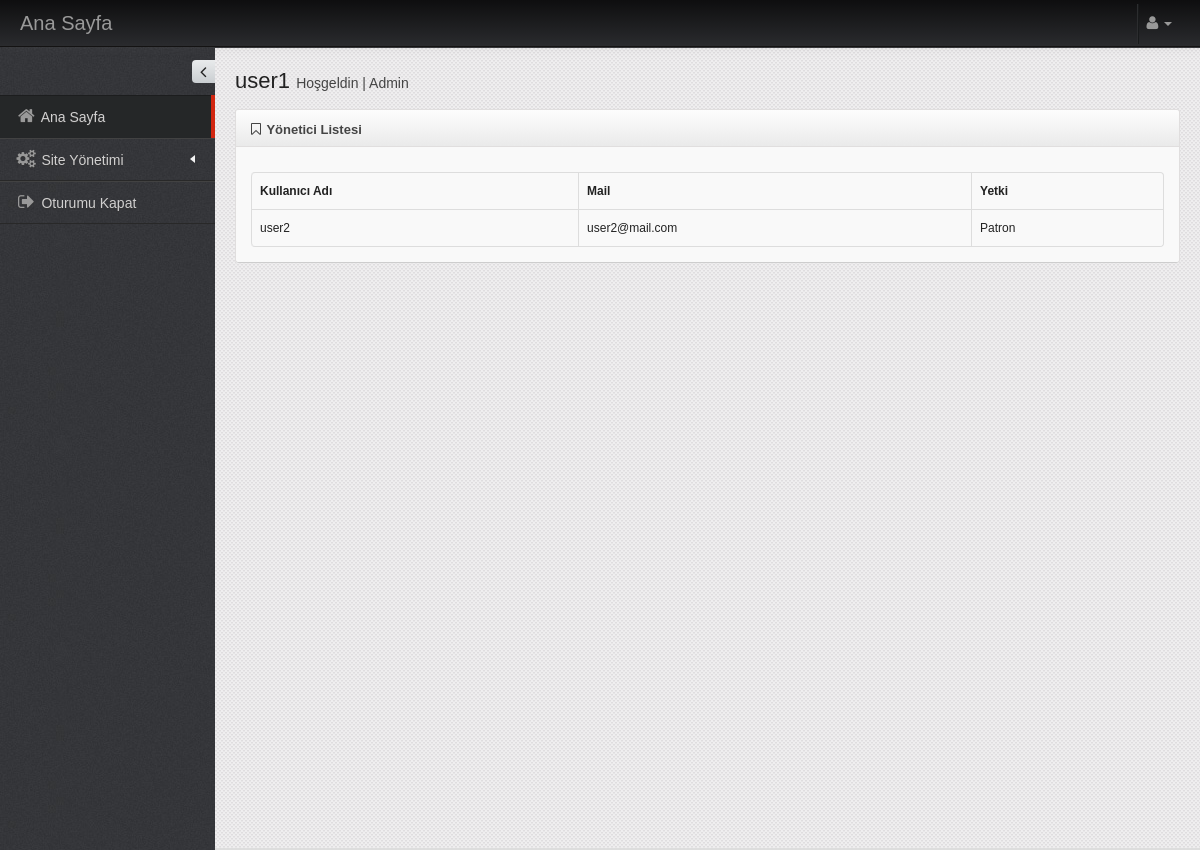
/yonetici.php (signed in), run on the app's committed database.
### tables this page shows
CREATE TABLE `user` (
  `id` int(11) NOT NULL,
  `kullanici` varchar(50) NOT NULL,
  `mail` varchar(100) NOT NULL,
  `sifre` varchar(150) NOT NULL,
  `yetki` varchar(50) NOT NULL
);

### yonetici.php (the view, shortened to what this page needs)
<?php
	include("include/config.php");
	if(empty($_SESSION["kullanici"])){
		header("Refresh: 0; url= index.php");
	}else if(!strcmp("Admin", $_SESSION['yetki'])){
?>
<!DOCTYPE html>
 <html lang="tr">
	<head>
		<link href="assets/plugins/bootstrap/css/bootstrap.min.css" rel="stylesheet" />
		<link href="assets/plugins/bootstrap/css/bootstrap-responsive.min.css" rel="stylesheet" />
		<link href="assets/plugins/font-awesome/css/font-awesome.css" rel="stylesheet" />
		<link href="assets/css/style.css" rel="stylesheet" />
		<link href="assets/css/style-responsive.css" rel="stylesheet" />
		<link href="assets/css/themes/default.css" rel="stylesheet" id="style_color" />
		<link href="assets/plugins/uniform/css/uniform.default.css" rel="stylesheet" type="text/css" />
		<link href="#" rel="stylesheet" id="style_metro" />
		<link href="assets/plugins/fancybox/source/jquery.fancybox.css" rel="stylesheet" rel="stylesheet" type="text/css" />
		<link href="assets/plugins/gritter/css/jquery.gritter.css" rel="stylesheet" type="text/css" />
		<link href="assets/plugins/bootstrap-daterangepicker/daterangepicker.css" rel="stylesheet" type="text/css" />
		<link href="assets/plugins/fullcalendar/fullcalendar/bootstrap-fullcalendar.css" rel="stylesheet" type="text/css"  />
		<link href="assets/plugins/jqvmap/jqvmap/jqvmap.css" media="screen" rel="stylesheet" type="text/css" />
	</head>
	<body class="fixed-top">
		<?php include("header.php") ;?>
		<div id="container" class="row-fluid">
			<?php include("menu.php") ;?>
		</div>
		<div id="body">
			<div class="container-fluid">
				<div class="row-fluid">
						<div class="span12">
							<h3 class="page-title">
								<?php echo $_SESSION['kullanici']; ?> <small>Hoşgeldin | <?php echo $_SESSION['yetki']; ?></small>
							</h3>
						</div>
				</div>
				<div id="page" class="dashboard">
					<div class="row-fluid">
						<div class="span12">
							<div class="widget box light-grey">
								<div class="widget-title">
									<h4><i class="icon-bookmark-empty"></i> Yönetici Listesi</h4>
								</div>
								<div class="widget-body">
									<table class="table table-striped table-bordered table-hover" id="sample_1" style="font-size:12px;">
										<thead>
											<tr>
												<th>Kullanıcı Adı</th>
												<th>Mail</th>
												<th>Yetki</th>
											</tr>
										</thead>
										<tbody>
											<?php
											$selectUser = "SELECT * FROM user WHERE yetki='Patron'";
											$rUser = $conn->query($selectUser);
											if (mysqli_num_rows($rUser)>0){
												while ($row = $rUser->fetch_array(MYSQLI_NUM)) {
													echo '<tr class="odd gradeX"><td>'.$row[1].'</td>
														<td>'.$row[2].'</td>
														<td>'.$row[4].'</td>';
												}
											}
											?>
										</tbody>
									</table>
								</div>
							</div>
						</div>
					</div>
				</div>
			</div>
		</div>
	</body>
</html>
<?php
	}else{
		header("Refresh: 0; url= dashboard.php");
	}
?>

### assets/css/style.css (style rules this page uses)
body { color: #000; font-family: 'Arial'; padding: 0px !important; margin: 0px !important; font-size:13px; }
[class^="icon-"], [class*=" icon-"],[class^="icon-"]:hover, [class*=" icon-"]:hover { background: none !important; }
h3 small, h small, h5 small { color: #444; }
h1, h2, h3, h4, h5, h6 { font-weight: normal; }
.page-title { font-size: 22px; display: block; font-weight: normal !important; margin: 13px 0px 8px 0px; }
.page-title small { font-size: 14px; }
.fixed-top #container { margin-top: 48px; }
#body { margin-top: 0px; margin-left: 215px; min-height: 800px; background: #f7f7f7 url("../img/body-bg.png"); border-bottom: 2px solid #ddd; }
.widget-body .table { padding-bottom: 0px !important; margin-bottom: 0px !important; }
.widget { background: none repeat scroll 0 0 #F9F9F9; border-top: 1px solid #e0dede; border-left: 1px solid #e0dede; border-right: 1px solid #e0dede; margin-top: 0px; margin-bottom: 20px; -webkit-border-radius: 3px; -moz-border-radius: 3px; border-radius: 3px; }
.widget-title { background-color: #EFEFEF; background-image: -webkit-gradient(linear, 0 0%, 0 100%, from(#FDFDFD), to(#EAEAEA)); background-image: -webkit-linear-gradient(top, #FDFDFD 0%, #EAEAEA 100%); background-image: -moz-linear-gradient(top, #FDFDFD 0%, #EAEAEA 100%); background-image: -ms-linear-gradient(top, #FDFDFD 0%, #EAEAEA 100%); background-image: -o-linear-gradient(top, #FDFDFD 0%, #EAEAEA 100%); background-image: -linear-gradient(top, #FDFDFD 0%, #EAEAEA 100%); filter: progid:DXImageTransform.Microsoft.gradient( startColorstr='#fdfdfd', endColorstr='#eaeaea',GradientType=0 ); border-bottom: 1px solid #e0dede; height: 36px; -webkit-border-radius: 3px 3px 0px 0px; -moz-border-radius: 3px 3px 0px 0px; border-radius: 3px 3px 0px 0px; }
.widget-title > h4 { color: #444; float: left; font-size: 13px; font-weight: bold; padding: 12px 11px 10px 15px; line-height: 12px; margin: 0; }
.widget-title > h4 i { font-size: 14px; margin-right: 2px; }
.widget-body { display: block; padding: 15px 15px; border-bottom: 1px solid #CDCDCD; -webkit-border-radius: 0px 0px 3px 3px; -moz-border-radius: 0px 0px 3px 3px; border-radius: 0px 0px 3px 3px; }

### assets/css/style-responsive.css (style rules this page uses)
@media (min-width: 980px) { #body { margin-top: 0px !important; } }
@media (min-width: 980px) { .fixed-top #body { margin-top: 20px; } }

### assets/css/themes/default.css (style rules this page uses)
body { color: #222; background-color:#3c3c3c !important; background-image: url(../../img/bg-default.png) !important; }

### data on the page
user: kullanici "user2", mail "user2@mail.com", yetki "Patron"

### other printed values
$_SESSION['kullanici'] "user1"
$_SESSION['yetki'] "Admin"
